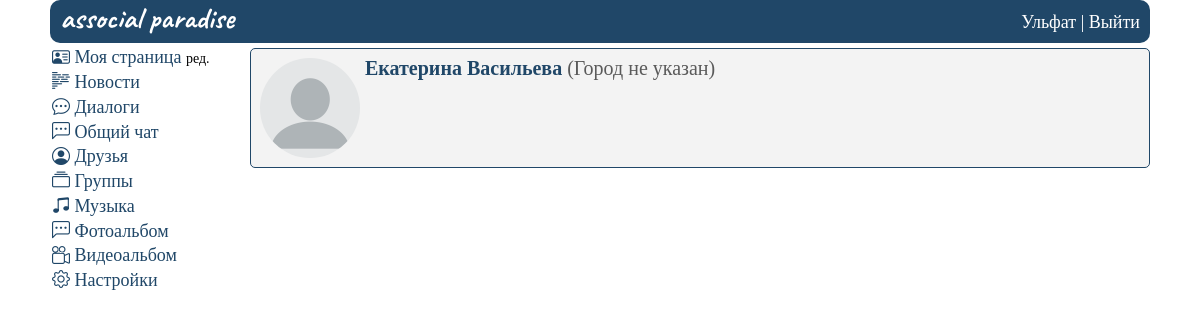
The page /users (signed in) on the database its author committed.
### mysite/models.py (models this page shows, shortened)
class UserProfile(models.Model):
    ciggar_choices = [
        ('p', 'Положительное'),
        ('n', 'Отрицательное'),
    ]
    alco_choices = [
        ('p', 'Положительное'),
        ('n', 'Отрицательное'),
    ]
    gender_choices = [
        ('m', 'Мужской'),
        ('w', 'Женский'),
    ]
    religion_choices = [
        ('chr', 'Христианство'),
        ('isl', 'Ислам'),
        ('ind', 'Индуизм'),
        ('bdm', 'Буддизм'),
        ('iud', 'Иудаизм'),
        ('atm', 'Атеизм'),
    ]
    user = models.OneToOneField(User, on_delete=models.CASCADE)
    avatar = models.ImageField(
        upload_to="mysite/static/images/personal_photos/", blank=True, verbose_name='Аватарка',
        default='mysite/static/images/icons/none_avatar.png')
    first_name = models.CharField(max_length=20, blank=True, null=True, verbose_name='Имя')
    last_name = models.CharField(max_length=20, blank=True, null=True, verbose_name='Фамилия')
    birthdate = models.DateField(blank=True, null=True, verbose_name='Дата рождения')
    gender = models.CharField(max_length=1, blank=True, null=True, choices=gender_choices, verbose_name='Пол')
    hometown = models.CharField(max_length=30, blank=True, null=True, verbose_name='Родной город')
    fav_music = models.CharField(max_length=30, blank=True, null=True, verbose_name='Любимая музыка')
    fav_movies = models.CharField(max_length=30, blank=True, null=True, verbose_name='Любимые фильмы')
    fav_quotes = models.CharField(max_length=30, blank=True, null=True, verbose_name='Любимые цитаты')
    ciggar = models.CharField(max_length=1, blank=True, null=True, choices=ciggar_choices,
                              verbose_name='Отношение к курению')
    alco = models.CharField(max_length=1, blank=True, null=True, choices=alco_choices,
                            verbose_name='Отношение к алкоголю')
    religion = models.CharField(max_length=3, blank=True, null=True, choices=religion_choices, verbose_name='Религия')
    about = models.TextField(max_length=150, blank=True, null=True, verbose_name='О себе')
    plink = models.CharField(max_length=10, blank=True, null=True, verbose_name='Короткая ссылка')
    telegram = models.CharField(max_length=30, blank=True, null=True, verbose_name='Telegram')
    instagram = models.CharField(max_length=30, blank=True, null=True, verbose_name='Instagram')
    email = models.EmailField(max_length=30, blank=True, null=True, verbose_name='Почта')
    phone = models.CharField(max_length=12, blank=True, null=True, verbose_name='Телефон')
    class Meta:
        verbose_name_plural = 'Информация о пользователях'

class FriendsList(models.Model):
    from_user = models.TextField(max_length=100)
    to_user = models.TextField(max_length=100)
    friends = models.TextField(max_length=1, default=0)
    time_create = models.DateTimeField(auto_now_add=True)
    class Meta:
        verbose_name_plural = 'Друзья'

### mysite/views.py (the view)
# urls.py: path("users", AllUsers.as_view(), name="users"), #Показать список всех пользователей
class AllUsers(LoginRequiredMixin, ListView):
    model = UserProfile
    template_name = 'users.html'
    context_object_name = 'AllUsers'
    login_url = 'home'
    def get_context_data(self, *, object_list=None, **kwargs):
        context = super().get_context_data(**kwargs)
        context['userid'] = getAuthUser(self.request)
        context['allDialogues'] = getAllMessages(context['userid'])
        context['unread_messages'] = calculation_unread(context['allDialogues'], context['userid'])
        context['personal_data'] = getUser(context['userid'])
        return context
    def get_queryset(self):
        userid = getAuthUser(self.request)
        data = FriendsList.objects.raw(
            f'SELECT * FROM MYSITE_friendslist fl JOIN MYSITE_userprofile up on fl.to_user = up.user_id WHERE fl.from_user = {userid} and fl.friends = 1')
        return data

### mysite/views.py (called while the page is built)
def getAuthUser(request):
    return request.session.get('is_auth', False)

def getUser(userid):
    return UserProfile.objects.get(user_id=userid)

def calculation_unread(messages, userid):
    msg = 0
    for i in messages:
        if i.status_message == 0 and int(i.last_sender) != userid:
            msg += 1
    return msg

def getAllMessages(userid):
    allMsg = HaveDialog.objects.raw(
        f'select 1 as id, up.first_name as name_sender, up2.first_name as name_recipient, hd.time_update, hd.last_sender, up3.first_name as name_last_sender, hd.user_recipient_id, hd.user_sender_id, hd.status_message, up.avatar, hd.last_message from mysite_havedialog hd join mysite_userprofile up on up.user_id = hd.user_sender_id join mysite_userprofile up2 on up2.user_id = hd.user_recipient_id join mysite_userprofile up3 on up3.user_id = hd.last_sender where hd.user_recipient_id = {userid} order by hd.time_update desc')
    return allMsg

### mysite/templates/users.html (shortened to what this page needs)
{%extends 'base.html'%}
{% load static %}
{%block content%}
    <div class="wrapper_users">
    {% include "header.html" %}
    <div class="rows_user">
        <div class="col1_user">
            {% include "menu.html" %}
        </div>
        <div class="col2_user">
            <div class="user_list">
                {% for user in AllUsers %}
                <div class="user_item">
                    <div class="user_item_img">
                        <img src="{% static user.avatar|cut:'mysite/static' %}">
                    </div>
                    <div class="user_item_name">
                        <a href="{% url 'viewUser' user.user_id %}" class="user_links">{{ user.first_name }} {{ user.last_name }}</a>
                    </div>
                    {% if user.hometown %}
                    <div class="user_item_hometown">
                        ({{ user.hometown }})
                    </div>
                    {% else %}
                    <div class="user_item_hometown">
                        <span>(Город не указан)</span>
                    </div>
                    {% endif %}
                </div>
                {% endfor %}
            </div>
        </div>
    </div>
    </div>
{%endblock%}

### mysite/templates/header.html
{%extends 'base.html'%}
{% load static %}
{%block content%}
<header class="header">
      <ul class="header__sidebar">
        <li class="header__logo"><a href="{% url 'home' %}">associal paradise</a></li>
        <li class="header__item"><a href="{% url 'home' %}">{{personal_data.first_name}}</a> | <a type="submit" href="{% url 'out' %}">Выйти</a></li>
      </ul>
 </header>
{%endblock%}

### mysite/static/css/index.css (style rules this page uses)
* { padding: 0; margin: 0; border: 0; }
*,*:before,*:after { -moz-box-sizing: border-box; -webkit-box-sizing: border-box; box-sizing: border-box; }
nav,footer,header,aside { display: block; }
html,body { height: 100%; width: 100%; font-size: 100%; line-height: 1; font-size: 14px; -ms-text-size-adjust: 100%; -moz-text-size-adjust: 100%; -webkit-text-size-adjust: 100%; }
a, a:visited { text-decoration: none; color: black; }
ul li { list-style-type: none; }
li { list-style-type: none; }
img { vertical-align: top; }
a { color: black }
.header { background-color: #204768; padding: 0 10px; margin: 0 0 5px 0; border-radius: 10px; }
.header__sidebar { display: flex; justify-content: space-between; padding: 2.5px 0 7px 0; color: white; }
.header__logo { font-family: 'Caveat', cursive; font-weight: 900; font-size: 30px; }
.header a { color: white; }
.header__item { margin: 10px 0 5px 0; }
.wrapper_main, .wrapper_users, .wrapper_change, .wrapper_views { width: 1100px; font-size: 18px; margin-left: auto; margin-right: auto; }
.rows_user, .rows_change, .rows_views { display: flex; justify-content: space-between; }
.col1, .col1_user, .col1_change, .col1_views { width: 200px; padding: 0 14px 0 2px; }
.col2_user, .col2_change, .col2_views { text-align: left; width: 900px; max-width: 900px; flex-wrap: wrap; }
.user_item { display: flex; margin: 0 0 1% 0; border: 1px solid #204768; padding: 1%; border-radius: 5px; background-color: #f3f3f3; }
.user_item_img img { width: 100px; height: 100px; border-radius: 50%; object-fit:scale-down; }
.user_item_name { margin: 0 0 0 5px; font-size: 20px; }
.user_item_name a { color: #204768; font-weight: 900; }
.user_item_hometown { margin: 0 0 0 5px; font-size: 20px; color: rgb(90, 90, 90); }

### rows shown on the page
UserProfile: first_name "Ульфат"
FriendsList: first_name "Екатерина", last_name "Васильева", shows "(Город не указан)"
